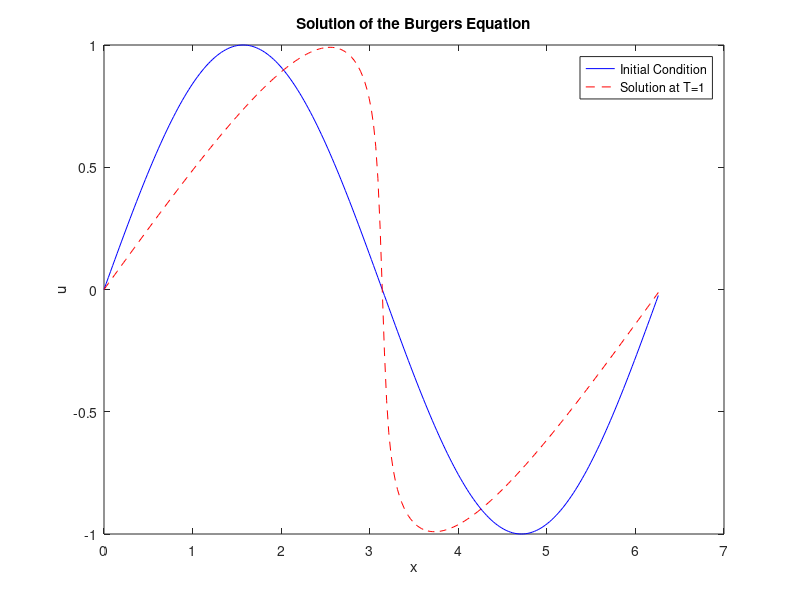

The MATLAB script that drew this image:
% 初始化参数
N = 256; % 空间网格点数
L = 2*pi; % 空间域长度
x = linspace(0, L, N+1); % 空间网格
x = x(1:end-1); % 由于周期性边界条件，去掉最后一个点
dx = x(2) - x(1); % 空间步长
dt = 0.001; % 时间步长
T = 1; % 总时间
Nt = floor(T/dt); % 时间步数
visc = 0.01; % 粘性系数

% 初始条件（例如，正弦波）
u0 = sin(x);

% 初始化解向量
u = u0;

% 时间迭代
for n = 1:Nt
    % 使用周期性边界条件和中心差分法求解
    u = u - dt/dx * u .* (circshift(u, -1) - circshift(u, 1))/2 + visc*dt/dx^2 * (circshift(u, -1) - 2*u + circshift(u, 1));
end

% 绘制结果
plot(x, u0, 'b-', x, u, 'r--');
legend('Initial Condition', 'Solution at T=1');
xlabel('x');
ylabel('u');
title('Solution of the Burgers Equation');
